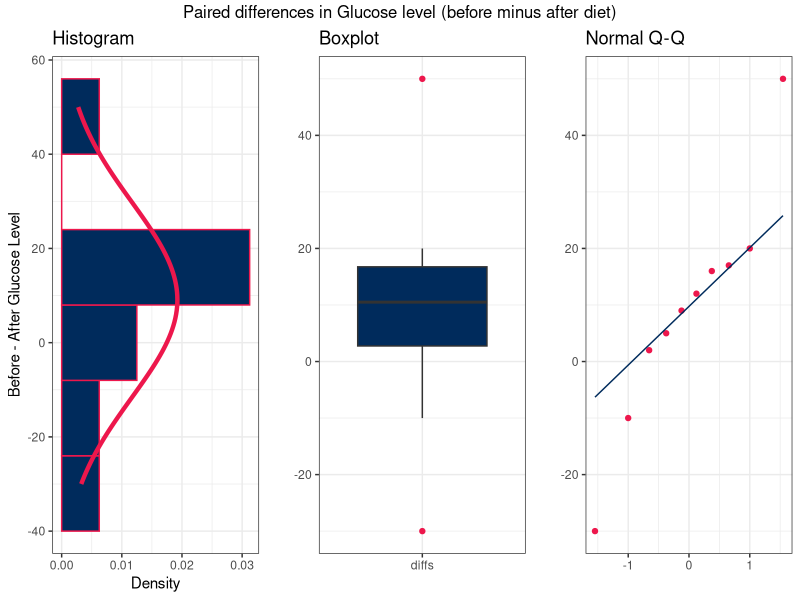
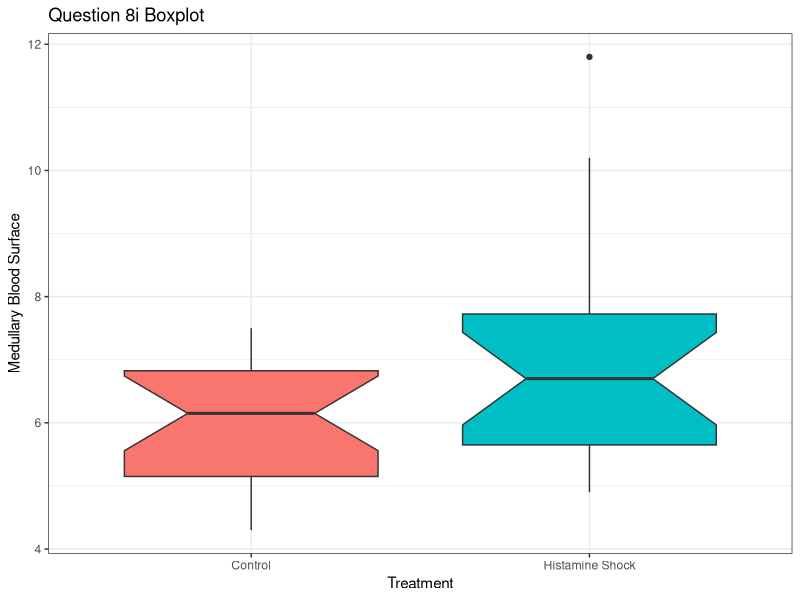

Write R code to recreate these figures, in order.
## ---- chunk 1
knitr::opts_chunk$set(comment=NA)
options(width = 70)

library(magrittr); library(tidyverse)
## ---- chunk 2
`bootdif` <-
  function(y, g, conf.level=0.95, B.reps = 2000) {
    require(Hmisc)
    lowq = (1 - conf.level)/2
    g <- as.factor(g)
    a <- attr(smean.cl.boot(y[g==levels(g)[1]], B=B.reps, reps=TRUE),'reps')
    b <- attr(smean.cl.boot(y[g==levels(g)[2]], B=B.reps, reps=TRUE),'reps')
    meandif <- diff(tapply(y, g, mean, na.rm=TRUE))
    a.b <- quantile(b-a, c(lowq,1-lowq))
    res <- c(meandif, a.b)
    names(res) <- c('Mean Difference',lowq, 1-lowq)
    res
  }
## ---- chunk 3
## Option 1 - create a hw4q7 data set in Excel, and import it into R
## using read.csv and tbl_df to make it into a tibble.
##
## Option 2 - build the tibble directly in R
hw4q7 <- tibble(
    person = LETTERS[1:10],
    before = c(340, 335, 220, 285, 320, 230, 190, 210, 295, 270),
    after = c(290, 315, 250, 280, 311, 213, 200, 208, 279, 258)
  )

hw4q7
## ---- chunk 4
hw4q7 <- hw4q7 %>%
  mutate(diffs = before - after)

p1 <- ggplot(hw4q7, aes(x = diffs)) +
  geom_histogram(aes(y = ..density..), bins = 6,
                 fill = "#002B5C", col = "#ED174C") +
  stat_function(fun = dnorm,
                args = list(mean = mean(hw4q7$diffs), 
                            sd = sd(hw4q7$diffs)),
                lwd = 1.5, col = "#ED174C") +
  coord_flip() +
  theme_bw() +
  labs(title = "Histogram",
       x = "Before - After Glucose Level", y = "Density")

p2 <- ggplot(hw4q7, aes(x = "diffs", y = diffs)) +
  geom_boxplot(fill = "#002B5C", outlier.color = "#ED174C") +
  theme_bw() +
  labs(title = "Boxplot",
       y = "", x = "")

p3 <- ggplot(hw4q7, aes(sample = diffs)) +
  geom_qq(col = "#ED174C") +
  geom_qq_line(col = "#002B5C") +
  theme_bw() +
  labs(title = "Normal Q-Q",
       y = "", x = "")

gridExtra::grid.arrange(p1, p2, p3, nrow=1, 
   top = "Paired differences in Glucose level (before minus after diet)")
## ---- chunk 5
set.seed(43132); Hmisc::smean.cl.boot(hw4q7$diffs)
## ---- chunk 6
wilcox.test(hw4q7$diffs, conf.int = TRUE, conf.level = 0.95, 
            exact = FALSE)
## ---- chunk 7
## Option 1 - create a hw4q8 data set in Excel, and import it into R
## using read.csv and tbl_df to make it into a tibble.
##
## Option 2 - build the tibble directly in R
hw4q8 <- 
  tibble(
    animal = 1:40,
    sex = c(rep("F", 10), rep("M", 10), rep("F", 10), rep("M", 10)),
    trt = c(rep("Control", 20), rep("Histamine Shock", 20)),
    surface = c(6.4, 6.2, 6.9, 6.9, 5.4, 7.5, 6.1, 7.3, 5.9, 6.8, 
                4.3, 7.5, 5.2, 4.9, 5.7, 4.3, 6.4, 6.2, 5.0, 5.0, 
                8.4, 10.2, 6.2, 5.4, 5.5, 7.3, 5.2, 5.1, 5.7, 9.8, 
                7.5, 6.7, 5.7, 4.9, 6.8, 6.6, 6.9, 11.8, 6.7, 9.0))
hw4q8
## ---- chunk 8
ggplot(hw4q8, aes(x = trt, y = surface, fill = trt)) + 
  geom_boxplot(notch = TRUE) +
  guides(fill = FALSE) + 
  theme_bw() +
  labs(title = "Question 8i Boxplot", x = "Treatment",
       y = "Medullary Blood Surface")
## ---- chunk 9
t.test(hw4q8$surface ~ hw4q8$trt, var.equal = TRUE)
## ---- chunk 10
set.seed(43163); bootdif(hw4q8$surface, hw4q8$trt)
## ---- chunk 11
wilcox.test(hw4q8$surface ~ hw4q8$trt, conf.int = TRUE, 
            conf.level = 0.95, exact = FALSE)
